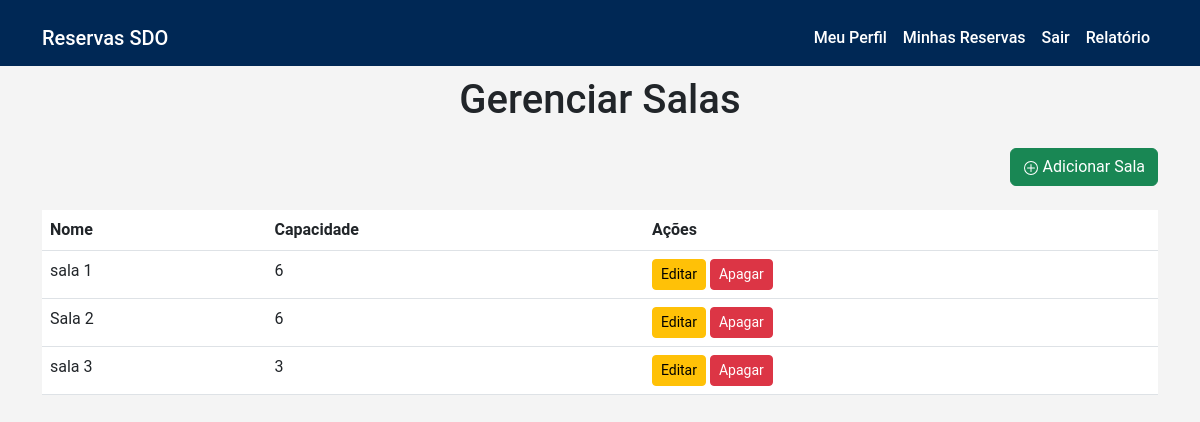
The page /gerenciar/ (signed in) on the database as committed earlier.
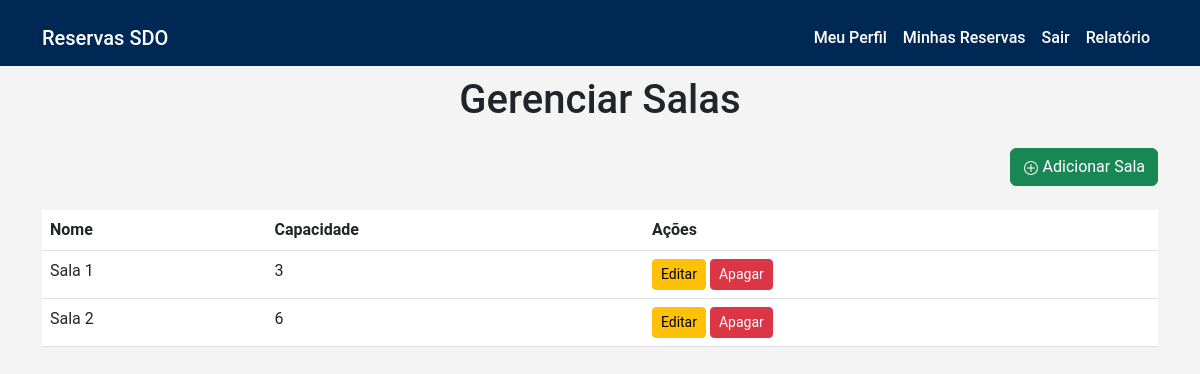
The same page on the database as committed later.
### salas/models.py (models this page shows, shortened)
class Sala(models.Model):
    nome = models.CharField(max_length=100)
    imagem = models.ImageField(upload_to='salas/', default='salas/logo.png')  # Definindo imagem padrão
    tamanho = models.CharField(max_length=50)
    capacidade = models.IntegerField()

### salas/views.py (the view, shortened to what this page needs)
# urls.py: path('gerenciar/', views.gerenciar_salas, name='gerenciar_salas'),
@user_passes_test(lambda u: u.is_superuser)
def gerenciar_salas(request):
    salas = Sala.objects.all()
    form = SalaForm()  # Inicializa o formulário padrão
    return render(request, 'gerenciar_salas.html', {
        'salas': salas,
        'form': form,
    })

### templates/gerenciar_salas.html (shortened to what this page needs)
{% extends 'base.html' %}
{% block content %}
<h1 class="text-center mb-4">Gerenciar Salas</h1>
<div class="d-flex justify-content-end mb-3">
    <button class="btn btn-success" data-bs-toggle="modal" data-bs-target="#adicionarSalaModal">
        Adicionar Sala
    </button>
</div>
<table class="table mt-4">
    <thead>
        <tr>
            <th>Nome</th>
            <th>Capacidade</th>
            <th>Ações</th>
        </tr>
    </thead>
    <tbody>
        {% for sala in salas %}
        <tr>
            <td>{{ sala.nome }}</td>
            <td>{{ sala.capacidade }}</td>
            <td>
                <form method="POST" class="form-editar" style="display:inline;">
                    <button
                        type="button"
                        class="btn btn-warning btn-sm"
                        data-bs-toggle="modal"
                        data-bs-target="#editarModal"
                        data-sala-id="{{ sala.id }}"
                        data-nome="{{ sala.nome }}"
                        data-tamanho="{{ sala.tamanho }}"
                        data-capacidade="{{ sala.capacidade }}">
                        Editar
                    </button>
                </form>
                <form method="POST" class="form-deletar" style="display:inline;">
                    <button
                        type="button"
                        class="btn btn-danger btn-sm"
                        data-bs-toggle="modal"
                        data-bs-target="#confirmarExclusaoModal"
                        data-sala-id="{{ sala.id }}"
                        data-nome="{{ sala.nome }}">
                        Apagar
                    </button>
                </form>
            </td>
        </tr>
        {% endfor %}
    </tbody>
</table>
{% endblock %}

Rows that differ between the two databases and show on the page:
removed Sala: nome "sala 1", capacidade "6"
removed Sala: nome "sala 3", capacidade "3"
added Sala: nome "Sala 1", capacidade "3"
